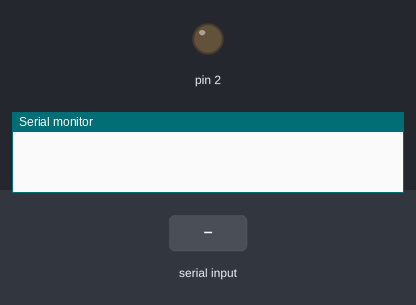
The sketch below on a simulated Arduino Uno, built with avr-gcc and run on an emulated ATmega328P. Shown: output pins drawn as LEDs (lit = HIGH), the last lines printed to the serial monitor. The test bench sets the inputs (shaded band).

Above: at 1.2 s.
1.3 s: "0\n" received over Serial
At 2.2 s:
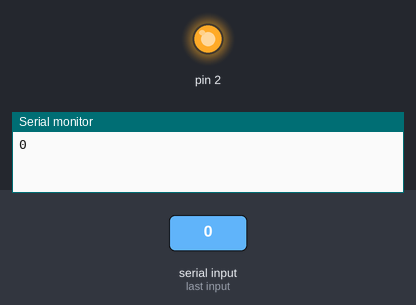
2.8 s: "1\n" received over Serial
At 3.4 s:
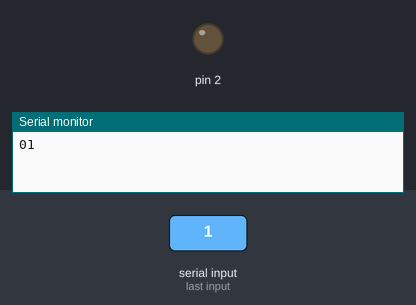
Timing chart, 0 to 5.8 s (numbered marks = the images above; inputs shaded):
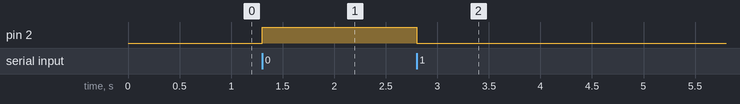

Measured:
- after the input at 1.3 s, pin 2: LOW → HIGH at once
- after the input at 2.8 s, pin 2: HIGH → LOW at once

The sketch:

ventosa.ino
```cpp
int data = 0;

void setup() {
  Serial.begin(9600);
  while(!Serial){}
  pinMode(2, OUTPUT);
}

void loop() {
  if (Serial.available() > 0) {
    String data = Serial.readStringUntil('\n');
    Serial.print(data);

    if (data != NULL) {
      if (data == "1") {
        digitalWrite(2, LOW);    // Encender Ventosa
        delay(2000);
      }
      if (data == "0") {
        digitalWrite(2, HIGH);   // Apagar Ventosa
      }
    }
  }
}
```
